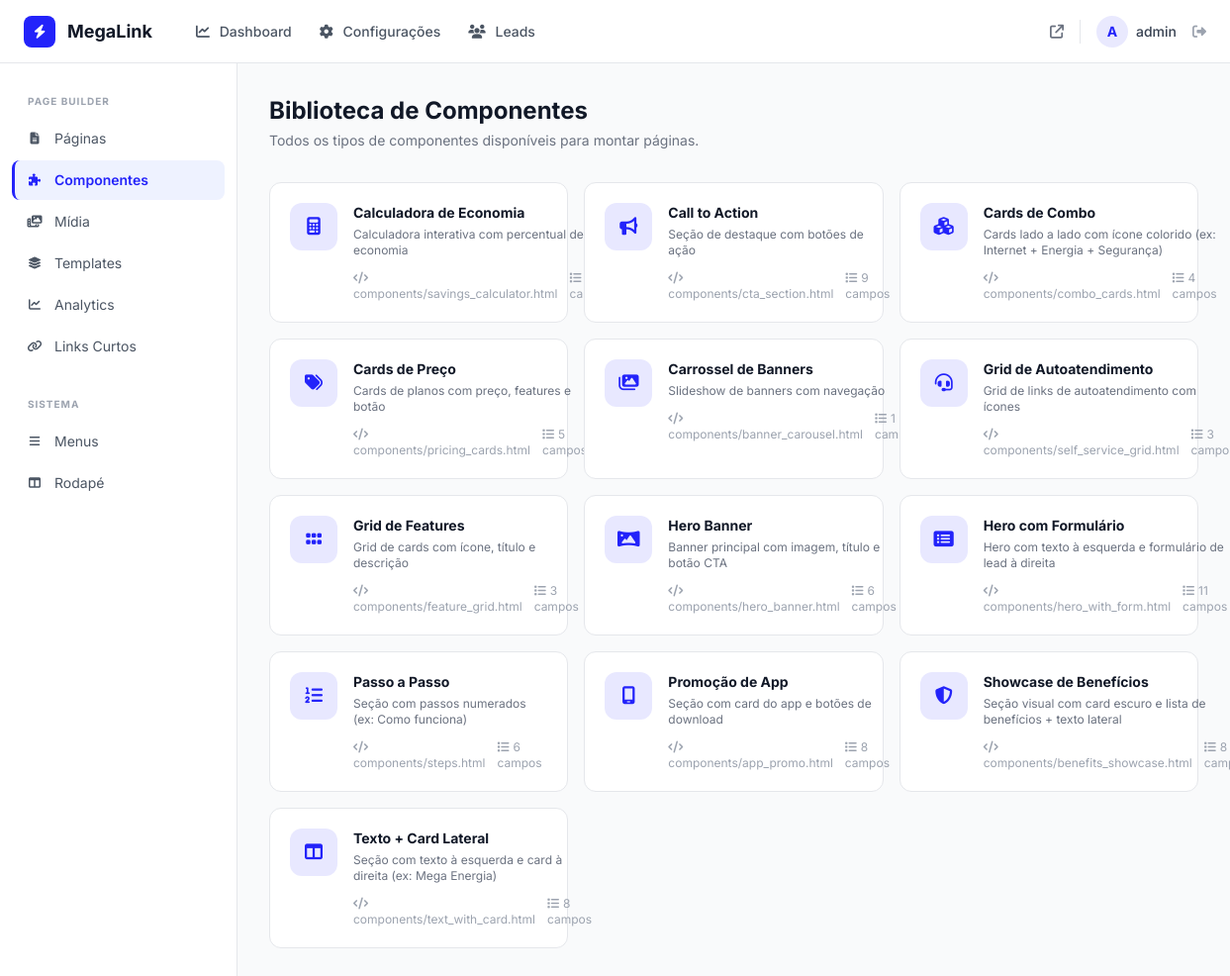
Page /painel/componentes (signed in) on the committed database.
### builder/models.py (models this page shows, shortened)
class ComponentType(models.Model):
    name = models.CharField('Nome', max_length=100, unique=True)
    slug = models.SlugField('Slug', max_length=100, unique=True)
    icon = models.CharField('Ícone', max_length=100, default='fa-solid fa-cube',
                            help_text='Classe FontAwesome')
    description = models.CharField('Descrição', max_length=300, blank=True)
    template_name = models.CharField('Template', max_length=200,
                                     help_text='Ex: components/hero.html')
    schema = models.JSONField('Schema dos campos', default=list,
                              help_text='Lista de campos: [{"name": "title", "type": "text", "label": "Título", "required": true}, ...]')
    is_active = models.BooleanField('Ativo', default=True)
    created_at = models.DateTimeField(auto_now_add=True)
    class Meta:
        ordering = ['name']
        verbose_name = 'Tipo de Componente'
        verbose_name_plural = 'Tipos de Componente'

### dashboard/builder_views.py (the view)
# urls.py: path('componentes', builder_views.components_list, name='components_list'),
@role_required('page.view')
def components_list(request):
    types = ComponentType.objects.all()
    return render(request, 'dashboard/builder/components_list.html', {
        'sidebar_active': 'components',
        'types': types,
    })

### core/models.py (called while the page is built)
    @classmethod
    def load(cls):
        obj = cache.get('site_config')
        if obj is None:
            obj, _ = cls.objects.get_or_create(pk=1)
            cache.set('site_config', obj, 300)
        return obj

### dashboard/permissions.py (called while the page is built, shortened)
def _user_has_permission(user, permission):
    if user.is_superuser:
        return True

def role_required(permission):
    def decorator(view_func):
        @wraps(view_func)
        @login_required(login_url='/painel/login')
        def _wrapped(request, *args, **kwargs):
            if not _user_has_permission(request.user, permission):
                return HttpResponseForbidden(
                    '<h1>Acesso negado</h1><p>Você não tem permissão para esta ação.</p>'
                )
            return view_func(request, *args, **kwargs)
        return _wrapped
    return decorator

### templates/dashboard/builder/components_list.html (shortened to what this page needs)
{% extends "dashboard/base.html" %}
{% block content %}
<div class="mb-8">
    <h1 class="text-2xl font-bold text-gray-900">Biblioteca de Componentes</h1>
    <p class="text-gray-500 text-sm mt-1">Todos os tipos de componentes disponíveis para montar páginas.</p>
</div>
<div class="grid grid-cols-1 md:grid-cols-2 lg:grid-cols-3 gap-4">
    {% for ct in types %}
    <div class="bg-white rounded-xl border border-gray-200 p-5 hover:shadow-md transition">
        <div class="flex items-start gap-4">
            <div class="w-12 h-12 rounded-xl bg-brand/10 text-brand flex items-center justify-center flex-shrink-0">
                <i class="{{ ct.icon }} text-lg"></i>
            </div>
            <div class="flex-1">
                <h3 class="font-bold text-gray-900 text-sm">{{ ct.name }}</h3>
                <p class="text-xs text-gray-500 mt-1">{{ ct.description }}</p>
                <div class="flex items-center gap-3 mt-3 text-xs text-gray-400">
                    <span><i class="fa-solid fa-code mr-1"></i>{{ ct.template_name }}</span>
                    <span><i class="fa-solid fa-list mr-1"></i>{{ ct.schema|length }} campos</span>
                </div>
            </div>
        </div>
    </div>
    {% endfor %}
</div>
{% endblock %}

### templates/dashboard/base.html (shortened to what this page needs)
{% load static %}
<!DOCTYPE html>
<html lang="pt-BR">
<head>
    <link rel="stylesheet" href="https://cdnjs.cloudflare.com/ajax/libs/font-awesome/6.5.1/css/all.min.css">
    <script src="https://cdn.tailwindcss.com"></script>
</head>
<body class="font-sans bg-gray-50 text-gray-800 antialiased">
    <nav class="fixed top-0 left-0 right-0 z-50 bg-white border-b border-gray-200 h-16">
        <div class="flex items-center justify-between h-full px-6">
            <div class="flex items-center gap-8">
                <a href="{% url 'dashboard:index' %}" class="flex items-center gap-3">
                    <div class="w-8 h-8 bg-brand rounded-lg flex items-center justify-center">
                        <i class="fa-solid fa-bolt text-white text-sm"></i>
                    </div>
                    <span class="text-lg font-bold text-gray-900">MegaLink</span>
                </a>
                <div class="hidden lg:flex items-center gap-1">
                    <a href="{% url 'dashboard:index' %}" class="px-3 py-2 text-sm font-medium rounded-lg {% if nav_active == 'dashboard' %}bg-brand text-white{% else %}text-gray-600 hover:bg-gray-100{% endif %} transition">
                        <i class="fa-solid fa-chart-line mr-1.5"></i> Dashboard
                    </a>
                    <a href="{% url 'dashboard:config' %}" class="px-3 py-2 text-sm font-medium rounded-lg {% if nav_active == 'config' %}bg-brand text-white{% else %}text-gray-600 hover:bg-gray-100{% endif %} transition">
                        <i class="fa-solid fa-gear mr-1.5"></i> Configurações
                    </a>
                    <a href="{% url 'dashboard:leads_list' %}" class="px-3 py-2 text-sm font-medium rounded-lg {% if nav_active == 'leads' %}bg-brand text-white{% else %}text-gray-600 hover:bg-gray-100{% endif %} transition">
                        <i class="fa-solid fa-users mr-1.5"></i> Leads
                    </a>
                </div>
            </div>
            <div class="flex items-center gap-4">
                <a href="{% url 'homepage' %}" target="_blank" class="text-sm text-gray-500 hover:text-brand transition" title="Ver site">
                    <i class="fa-solid fa-arrow-up-right-from-square"></i>
                </a>
                <div class="flex items-center gap-2">
                    <div class="w-8 h-8 bg-brand/10 text-brand rounded-full flex items-center justify-center text-sm font-bold">
                        {{ user.username|first|upper }}
                    </div>
                    <span class="text-sm font-medium text-gray-700 hidden sm:block">{{ user.username }}</span>
                </div>
                <a href="{% url 'dashboard:logout' %}" class="text-gray-400 hover:text-red-500 transition text-sm" title="Sair">
                    <i class="fa-solid fa-right-from-bracket"></i>
                </a>
            </div>
        </div>
    </nav>
    <div class="flex pt-16">
        <aside class="fixed left-0 top-16 bottom-0 w-60 bg-white border-r border-gray-200 overflow-y-auto z-40">
            <div class="py-6">
                <div class="px-4 mb-2">
                    <span class="text-[10px] font-bold uppercase tracking-widest text-gray-400 px-3">Page Builder</span>
                </div>
                <nav class="space-y-0.5 px-3">
                    <a href="{% url 'dashboard:pages_list' %}" class="sidebar-link flex items-center gap-3 px-3 py-2.5 rounded-lg text-sm text-gray-600 transition {% if sidebar_active == 'pages' %}active{% endif %}">
                        <i class="fa-solid fa-file-lines w-4 text-center text-xs"></i> Páginas
                    </a>
                    <a href="{% url 'dashboard:components_list' %}" class="sidebar-link flex items-center gap-3 px-3 py-2.5 rounded-lg text-sm text-gray-600 transition {% if sidebar_active == 'components' %}active{% endif %}">
                        <i class="fa-solid fa-puzzle-piece w-4 text-center text-xs"></i> Componentes
                    </a>
                    <a href="{% url 'dashboard:media_list' %}" class="sidebar-link flex items-center gap-3 px-3 py-2.5 rounded-lg text-sm text-gray-600 transition {% if sidebar_active == 'media' %}active{% endif %}">
                        <i class="fa-solid fa-photo-film w-4 text-center text-xs"></i> Mídia
                    </a>
                    <a href="{% url 'dashboard:templates_list' %}" class="sidebar-link flex items-center gap-3 px-3 py-2.5 rounded-lg text-sm text-gray-600 transition {% if sidebar_active == 'templates' %}active{% endif %}">
                        <i class="fa-solid fa-layer-group w-4 text-center text-xs"></i> Templates
                    </a>
                    <a href="{% url 'dashboard:analytics' %}" class="sidebar-link flex items-center gap-3 px-3 py-2.5 rounded-lg text-sm text-gray-600 transition {% if sidebar_active == 'analytics' %}active{% endif %}">
                        <i class="fa-solid fa-chart-line w-4 text-center text-xs"></i> Analytics
                    </a>
                    <a href="{% url 'dashboard:links_list' %}" class="sidebar-link flex items-center gap-3 px-3 py-2.5 rounded-lg text-sm text-gray-600 transition {% if sidebar_active == 'shortener' %}active{% endif %}">
                        <i class="fa-solid fa-link w-4 text-center text-xs"></i> Links Curtos
                    </a>
                </nav>
                <div class="px-4 mt-6 mb-2">
                    <span class="text-[10px] font-bold uppercase tracking-widest text-gray-400 px-3">Sistema</span>
                </div>
                <nav class="space-y-0.5 px-3">
                    <a href="{% url 'dashboard:menus_list' %}" class="sidebar-link flex items-center gap-3 px-3 py-2.5 rounded-lg text-sm text-gray-600 transition {% if sidebar_active == 'menus' %}active{% endif %}">
                        <i class="fa-solid fa-bars w-4 text-center text-xs"></i> Menus
                    </a>
                    <a href="{% url 'dashboard:footer_list' %}" class="sidebar-link flex items-center gap-3 px-3 py-2.5 rounded-lg text-sm text-gray-600 transition {% if sidebar_active == 'footer' %}active{% endif %}">
                        <i class="fa-solid fa-table-columns w-4 text-center text-xs"></i> Rodapé
                    </a>
                </nav>
            </div>
        </aside>
        <main class="flex-1 ml-60 min-h-screen">
            <div class="p-8">
                {% block content %}{% endblock %}
            </div>
        </main>
    </div>
</body>
</html>

### templates/dashboard/base.html (style rules this page uses)
.sidebar-link.active { color: #2323FA; font-weight: 600; background: #eef2ff; border-left: 3px solid #2323FA; }
.sidebar-link { border-left: 3px solid transparent; }

### rows in the picture
ComponentType: name "Calculadora de Economia", description "Calculadora interativa com percentual de economia", template_name "components/savings_calculator.html"
ComponentType: name "Call to Action", description "Seção de destaque com botões de ação", template_name "components/cta_section.html", schema|length "9"
ComponentType: name "Cards de Combo", description "Cards lado a lado com ícone colorido (ex: Internet + Energia + Segurança)", template_name "components/combo_cards.html", schema|length "4"
ComponentType: name "Cards de Preço", description "Cards de planos com preço, features e botão", template_name "components/pricing_cards.html", schema|length "5"
ComponentType: name "Carrossel de Banners", description "Slideshow de banners com navegação", template_name "components/banner_carousel.html", schema|length "1"
ComponentType: name "Grid de Autoatendimento", description "Grid de links de autoatendimento com ícones", template_name "components/self_service_grid.html", schema|length "3"
ComponentType: name "Grid de Features", description "Grid de cards com ícone, título e descrição", template_name "components/feature_grid.html", schema|length "3"
ComponentType: name "Hero Banner", description "Banner principal com imagem, título e botão CTA", template_name "components/hero_banner.html", schema|length "6"
ComponentType: name "Hero com Formulário", description "Hero com texto à esquerda e formulário de lead à direita", template_name "components/hero_with_form.html", schema|length "11"
ComponentType: name "Passo a Passo", description "Seção com passos numerados (ex: Como funciona)", template_name "components/steps.html", schema|length "6"
ComponentType: name "Promoção de App", description "Seção com card do app e botões de download", template_name "components/app_promo.html", schema|length "8"
ComponentType: name "Showcase de Benefícios", description "Seção visual com card escuro e lista de benefícios + texto lateral", template_name "components/benefits_showcase.html", schema|length "8"
ComponentType: name "Texto + Card Lateral", description "Seção com texto à esquerda e card à direita (ex: Mega Energia)", template_name "components/text_with_card.html", schema|length "8"

### other values in the picture
{{ user.username|first|upper }} "A"
{{ user.username }} "admin"
